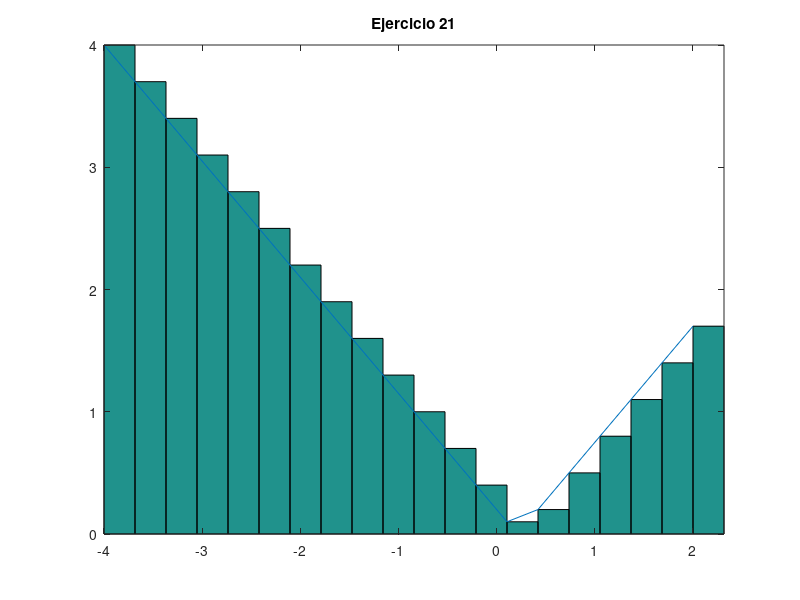

The MATLAB script that drew this image:
% Titulo: Ejercicio numero 21
% Descripcion: Script para desarrrollar el Ejericio21
% Autor: Irving Jeremy Martinez Avila @Neo
% Fecha: 19 de mayo del 2021

clc, clear
%Dame la funcion.
f=@(x,y)abs(x+2);
resultado=integral(f, -4,2);
%resultado de la Integral.
fprintf('El valor de la integral es:%2.1f\n',resultado)

%Num. de rectangulos y intervalos.
a = 2;
b = -4;
n = 20;
base = (b-a)/n;
x =a:base:(b-base);
altura=abs(x+2);
area = base*altura;
x2 = linspace(-4,2,20);
y2 = abs(x+2);
%Fin y inicio del intervalo.
xa = linspace(-4,2,20);
yab =abs(x+2);
g = bar(xa,yab,'histc');
hold on
plot(x2,y2);

%Nombre de la grafica. 
title("Ejercicio 21");
axis tight
